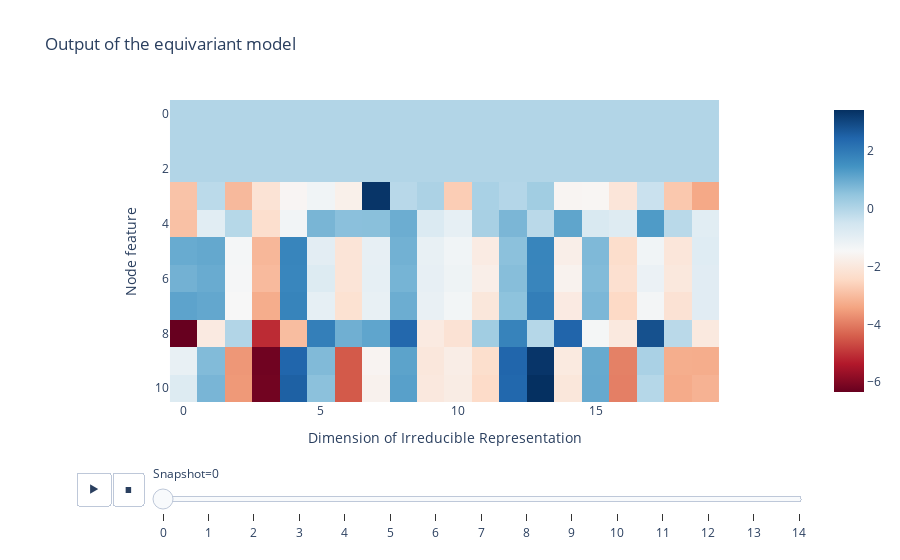

Source (notebook cell):
### Markdown cell above
## Simple model

For each node and global attribute, generate the following model:

- Take the tensor product between the features of the reactants and products
- Parameterise the weights of these tensor products by the bond lengths of the _interpolated_ transition state structure

$$
f_{\mathrm{output}} = \frac{1}{\mathrm{norm}} f_{i} \otimes h\left (||x_{ij}|| \right ) f_j
$$

### Code cell
irreps_in = o3.Irreps(f"{dataset[0].irreps_node_features.dim}x0e")
irreps_out = o3.Irreps("20x0e") 

rot = o3.rand_matrix()
D_in = irreps_in.D_from_matrix(rot)
D_out = irreps_out.D_from_matrix(rot)
D_out = D_out.detach().numpy()

conv = EquivariantConv(
    irreps_in=irreps_in,
    irreps_out=irreps_out,
    hidden_layers=64,
    num_basis=10,
    max_radius=4.0,
)
equivart_output_model = []
equivart_rotated_output_model = []

for idx, data in enumerate(loader):
    output = conv(
        data.x,
        data.x_final_state,
        data.edge_index_interpolated_TS,
        data.pos_interpolated_TS,
    )
    equivart_output_model.append(output.detach().numpy())
    rotated_output = conv(
        data.x @ D_in.T,
        data.x_final_state @ D_in.T,
        data.edge_index_interpolated_TS,
        data.pos_interpolated_TS @ rot.T,
    )
    equivart_rotated_output_model.append(rotated_output.detach().numpy())

equivart_output_model = np.array(equivart_output_model)
equivart_rotated_output_model = np.array(equivart_rotated_output_model)

# Plot the output of the equivariant model
fig = px.imshow(
    equivart_output_model,
    animation_frame=0,
    color_continuous_scale='RdBu',
    title='Output of the equivariant model',
    labels={'x': 'Dimension of Irreducible Representation', 'y': 'Node feature', 'animation_frame': 'Snapshot'},
)
fig.show()

### Figure 1 — Plotly figure (JSON) as saved in the notebook; plotly's stock layout.template omitted (floating-point values rounded to 4 significant figures; data arrays with more than 128 entries replaced by an {"elided": "..."} marker saying what was removed)
{"data": [{"coloraxis": "coloraxis", "hovertemplate": "Dimension of Irreducible Representation: %{x}<br>Node feature: %{y}<br>color: %{z}<extra></extra>", "name": "0", "type": "heatmap", "xaxis": "x", "yaxis": "y", "z": {"elided": "11x20 float values"}}], "layout": {"coloraxis": {"colorscale": [[0, "rgb(103,0,31)"], [0.1, "rgb(178,24,43)"], [0.2, "rgb(214,96,77)"], [0.3, "rgb(244,165,130)"], [0.4, "rgb(253,219,199)"], [0.5, "rgb(247,247,247)"], [0.6, "rgb(209,229,240)"], [0.7, "rgb(146,197,222)"], [0.8, "rgb(67,147,195)"], [0.9, "rgb(33,102,172)"], [1, "rgb(5,48,97)"]]}, "sliders": [{"active": 0, "currentvalue": {"prefix": "Snapshot="}, "len": 0.9, "pad": {"b": 10, "t": 60}, "steps": [{"args": [["0"], {"frame": {"duration": 0, "redraw": true}, "fromcurrent": true, "mode": "immediate", "transition": {"duration": 0, "easing": "linear"}}], "label": "0", "method": "animate"}, {"args": [["1"], {"frame": {"duration": 0, "redraw": true}, "fromcurrent": true, "mode": "immediate", "transition": {"duration": 0, "easing": "linear"}}], "label": "1", "method": "animate"}, {"args": [["2"], {"frame": {"duration": 0, "redraw": true}, "fromcurrent": true, "mode": "immediate", "transition": {"duration": 0, "easing": "linear"}}], "label": "2", "method": "animate"}, {"args": [["3"], {"frame": {"duration": 0, "redraw": true}, "fromcurrent": true, "mode": "immediate", "transition": {"duration": 0, "easing": "linear"}}], "label": "3", "method": "animate"}, {"args": [["4"], {"frame": {"duration": 0, "redraw": true}, "fromcurrent": true, "mode": "immediate", "transition": {"duration": 0, "easing": "linear"}}], "label": "4", "method": "animate"}, {"args": [["5"], {"frame": {"duration": 0, "redraw": true}, "fromcurrent": true, "mode": "immediate", "transition": {"duration": 0, "easing": "linear"}}], "label": "5", "method": "animate"}, {"args": [["6"], {"frame": {"duration": 0, "redraw": true}, "fromcurrent": true, "mode": "immediate", "transition": {"duration": 0, "easing": "linear"}}], "label": "6", "method": "animate"}, {"args": [["7"], {"frame": {"duration": 0, "redraw": true}, "fromcurrent": true, "mode": "immediate", "transition": {"duration": 0, "easing": "linear"}}], "label": "7", "method": "animate"}, {"args": [["8"], {"frame": {"duration": 0, "redraw": true}, "fromcurrent": true, "mode": "immediate", "transition": {"duration": 0, "easing": "linear"}}], "label": "8", "method": "animate"}, {"args": [["9"], {"frame": {"duration": 0, "redraw": true}, "fromcurrent": true, "mode": "immediate", "transition": {"duration": 0, "easing": "linear"}}], "label": "9", "method": "animate"}, {"args": [["10"], {"frame": {"duration": 0, "redraw": true}, "fromcurrent": true, "mode": "immediate", "transition": {"duration": 0, "easing": "linear"}}], "label": "10", "method": "animate"}, {"args": [["11"], {"frame": {"duration": 0, "redraw": true}, "fromcurrent": true, "mode": "immediate", "transition": {"duration": 0, "easing": "linear"}}], "label": "11", "method": "animate"}, {"args": [["12"], {"frame": {"duration": 0, "redraw": true}, "fromcurrent": true, "mode": "immediate", "transition": {"duration": 0, "easing": "linear"}}], "label": "12", "method": "animate"}, {"args": [["13"], {"frame": {"duration": 0, "redraw": true}, "fromcurrent": true, "mode": "immediate", "transition": {"duration": 0, "easing": "linear"}}], "label": "13", "method": "animate"}, {"args": [["14"], {"frame": {"duration": 0, "redraw": true}, "fromcurrent": true, "mode": "immediate", "transition": {"duration": 0, "easing": "linear"}}], "label": "14", "method": "animate"}], "x": 0.1, "xanchor": "left", "y": 0, "yanchor": "top"}], "title": {"text": "Output of the equivariant model"}, "updatemenus": [{"buttons": [{"args": [null, {"frame": {"duration": 500, "redraw": true}, "fromcurrent": true, "mode": "immediate", "transition": {"duration": 500, "easing": "linear"}}], "label": "&#9654;", "method": "animate"}, {"args": [[null], {"frame": {"duration": 0, "redraw": true}, "fromcurrent": true, "mode": "immediate", "transition": {"duration": 0, "easing": "linear"}}], "label": "&#9724;", "method": "animate"}], "direction": "left", "pad": {"r": 10, "t": 70}, "showactive": false, "type": "buttons", "x": 0.1, "xanchor": "right", "y": 0, "yanchor": "top"}], "xaxis": {"anchor": "y", "constrain": "domain", "domain": [0, 1], "scaleanchor": "y", "title": {"text": "Dimension of Irreducible Representation"}}, "yaxis": {"anchor": "x", "autorange": "reversed", "constrain": "domain", "domain": [0, 1], "title": {"text": "Node feature"}}}}
